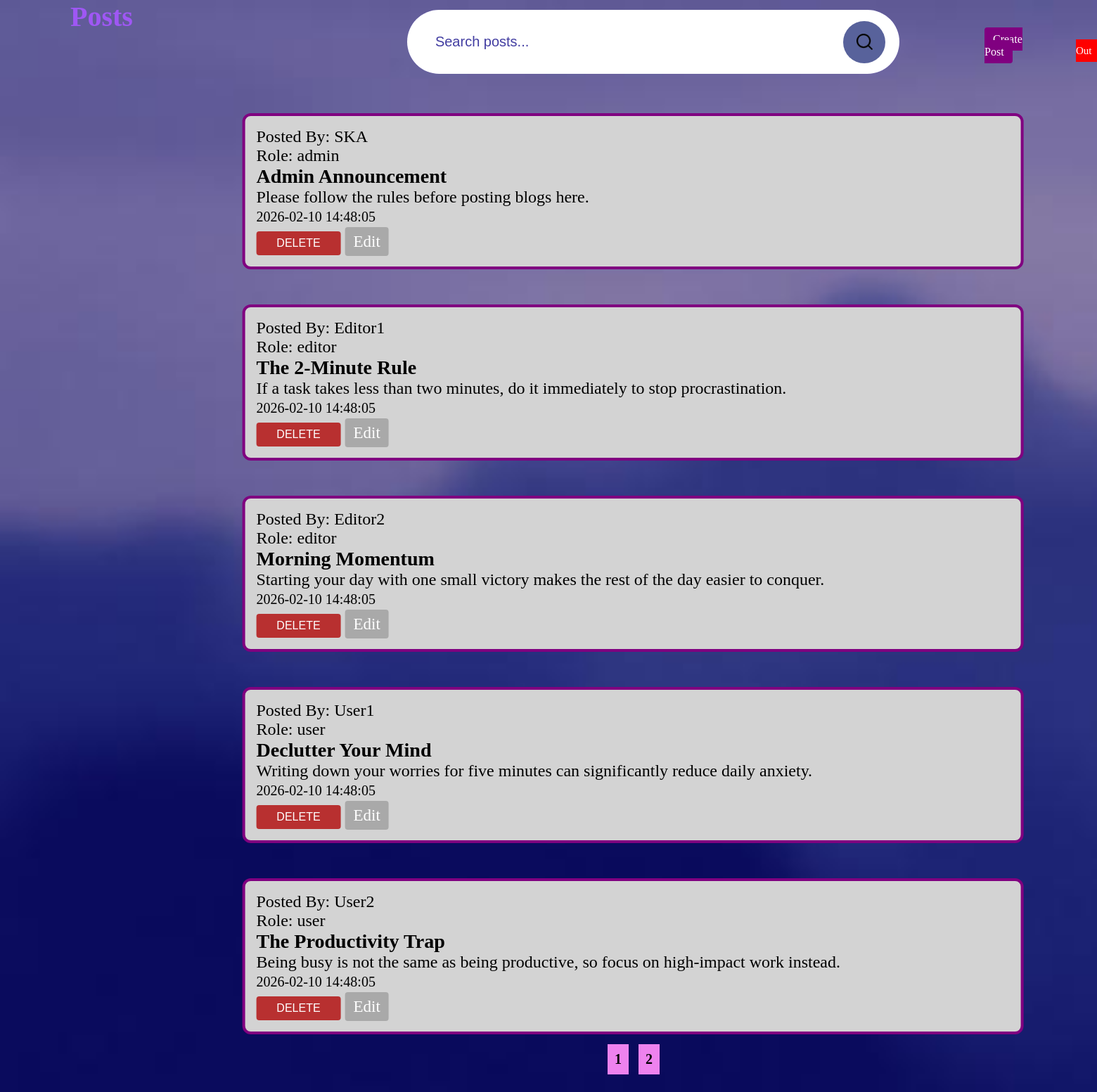
/index.php (signed in), run on the app's committed database.
### tables this page shows
create table if not exists users (
    ID int auto_increment primary key,
    Username varchar(50) unique not null,
    Password varchar(255) not null,
    Role enum('admin','editor','user') not null,
    Created_at timestamp default current_timestamp
);

create table if not exists posts (
    ID int auto_increment primary key,
    User_ID int not null,
    Title varchar(255) not null,
    Content text not null,
    Created_at timestamp default current_timestamp
);

### index.php (the view, shortened to what this page needs)
<?php
require_once 'config.php';
$search = trim($_GET['search'] ?? '');
$page = max(1, intval($_GET['page'] ?? 1));
$limit = 5;
$offset = ($page - 1) * $limit;
$like = "%$search%";
$sql = "select  * from users";
$stmt = $conn->prepare($sql);
$stmt->execute();
$res = $stmt->get_result();
$users = $res->fetch_all(MYSQLI_ASSOC);
if ($search)
{
    $stmt = $conn->prepare("select SQL_CALC_FOUND_ROWS * from posts
        where Title like ? or Content like ?
        order by Created_at desc limit ?, ?");
    $stmt->bind_param("ssii", $like, $like, $offset, $limit);
}
else
{
    $stmt = $conn->prepare("select SQL_CALC_FOUND_ROWS * from posts
        order by Created_at desc limit ?, ?");
    $stmt->bind_param("ii",$offset, $limit);
}
$stmt->execute();
$res = $stmt->get_result();
$posts = $res->fetch_all(MYSQLI_ASSOC);
$totalRes = $conn->query("select FOUND_ROWS() as total");
$totalRows = $totalRes->fetch_assoc()['total'];
$totalPages = ceil($totalRows / $limit);
?>
<!DOCTYPE html>
<html>
<head>
</head>
<body>
    <header>
        <h1>Posts</h1>
        <nav>
            <a class="btn1 btn-primary" href="create.php">Create Post</a>
            <a class="btn2 btn-danger" type="submit" onclick="return confirm('Do you really want to Logout?');" href="logout.php">Log Out</a>
        </nav>
    </header>
    <form class="mb-3" method="get">
        <div class="input-group">
            <input type="text" name="search" value="<?= htmlspecialchars($search) ?>" class="form-control" placeholder="Search posts...">
            <button class="btn btn-primary"><img src="images/search.png"></button>
        </div>
    </form>
    <?php if (empty($posts)): ?>
        <div class = "alert-warning">No posts found!</div>
    <?php else: ?>
        <?php foreach ($posts as $p): ?>
            <?php foreach($users as $u): ?>
                    <?php if ($u['ID'] == $p['User_ID']): ?>
                        <div class="card mb-3">
                            <div class="card-body">
                            <?php echo "Posted By: ".$u['Username']. "<br>\n" ."Role: ".$u['Role']; ?>
                            <h3><?= htmlspecialchars($p['Title']) ?></h3>
                            <p><?= nl2br(htmlspecialchars($p['Content'])) ?></p>
                            <small class="text-muted"><?= $p['Created_at'] ?></small><br>
                            <div style="margin-top:8px;">
                                <form action="delete.php" method="POST" style="display:inline;">
                                    <button class="btn btn-danger" type="submit" onclick="return confirm('Delete this Post?');">Delete</button>
                                </form>
                                <a class="btn3" href="edit.php?ID=<?= $p["ID"] ?>">Edit</a>
                            </div>
                        </div>
                    <?php endif; ?>
                <?php endforeach; ?>
        <?php endforeach; ?>
        <div class="my-pigmentation-container">
            <nav aria-label="Page navigation">
                <ul class = "pagination">
                    <div style="padding: 20px; margin: 50px; position: relative; top: 50px;">
                        <?php for ($i = 1; $i <= $totalPages; $i++): ?>
                            <a href="?page=<?= $i ?>" style="display: inline-block; padding: 10px; margin: 5px; background: violet; color: black; text-decoration: none; font-size: 20px; font-weight: bold; border: none;">
                                <?= $i ?>
                            </a>
                        <?php endfor; ?>
                    </div>
                </ul>
            </nav>
        </div>
    <?php endif; ?>
</body>
</html>

### index.php (style rules this page uses)
* { margin: 0; padding: 0; box-sizing: border-box; }
body { width: 100%; min-height: 100vh; background-image: url("images/BG.jpeg"); background-repeat: no-repeat; background-size: cover; background-attachment: fixed; background-color: #25279b; display: flex; font-family: Tahoma; }
h1 { color: rgba(163, 87, 250, 0.94); font-size: 40px; position: relative; left: 100px; }
.input-group { max-width: 100%; width: 700px; background: white; display: flex; align-items: center; border-radius: 60px; padding: 10px 20px; backdrop-filter: blur(4px) saturate(180%); margin: 2% 0 0 70%; }
.input-group input { background: transparent; flex: 1; border: 0; outline: none; padding: 24px 20px; font-size: 20px; color: #423da1; }
::placeholder { color: #423da1; }
.input-group button img { width: 25px; max-width: 100%; }
.input-group button { border: 0; border-radius: 50%; width: 60px; max-width: 100%; height: 60px; max-height: 100%; background: #58629b; cursor: pointer; }
.card .card-body { width: 1111px; max-width: 100%; background: lightgrey; border: 4px solid purple; border-radius: 12px; padding: 16px; font-size: 150%; margin-top: 50px; transform: translate(-40%,50%); }
.card .card-body .btn { width: 120px; max-width: 100%; height:34px; max-height: 100%; border: none; outline: none; background: #b83030; cursor: pointer; font-size: 16px; text-transform: uppercase; color: white; border-radius: 4px; transition: .3s; }
.btn1 { text-decoration: none; color: white; background: purple; border-radius: 4px; padding: 8px 12px; font-size: 16px; position: relative; left: 1400px; }
.btn2 { text-decoration: none; color: white; background: red; border-radius: 4px; padding: 8px 12px; font-size: 15px; position: relative; left: 1530px; bottom: 20px; }
.btn3 { text-decoration: none; color: white; font-size: 23px; background: darkgrey; border-radius: 4px; padding: 8px 12px; }
.my-pigmentation-container { contain: style layout; }

### data on the page
posts: Title "Admin Announcement", Content "Please follow the rules before posting blogs here.", Created_at "2026-02-10 14:48:05"
users: Username "SKA", Role "admin"
posts: Title "The 2-Minute Rule", Content "If a task takes less than two minutes, do it immediately to stop procrastination.", Created_at "2026-02-10 14:48:05"
users: Username "Editor1", Role "editor"
posts: Title "Morning Momentum", Content "Starting your day with one small victory makes the rest of the day easier to conquer.", Created_at "2026-02-10 14:48:05"
users: Username "Editor2", Role "editor"
posts: Title "Declutter Your Mind", Content "Writing down your worries for five minutes can significantly reduce daily anxiety.", Created_at "2026-02-10 14:48:05"
users: Username "User1", Role "user"
posts: Title "The Productivity Trap", Content "Being busy is not the same as being productive, so focus on high-impact work instead.", Created_at "2026-02-10 14:48:05"
users: Username "User2", Role "user"
